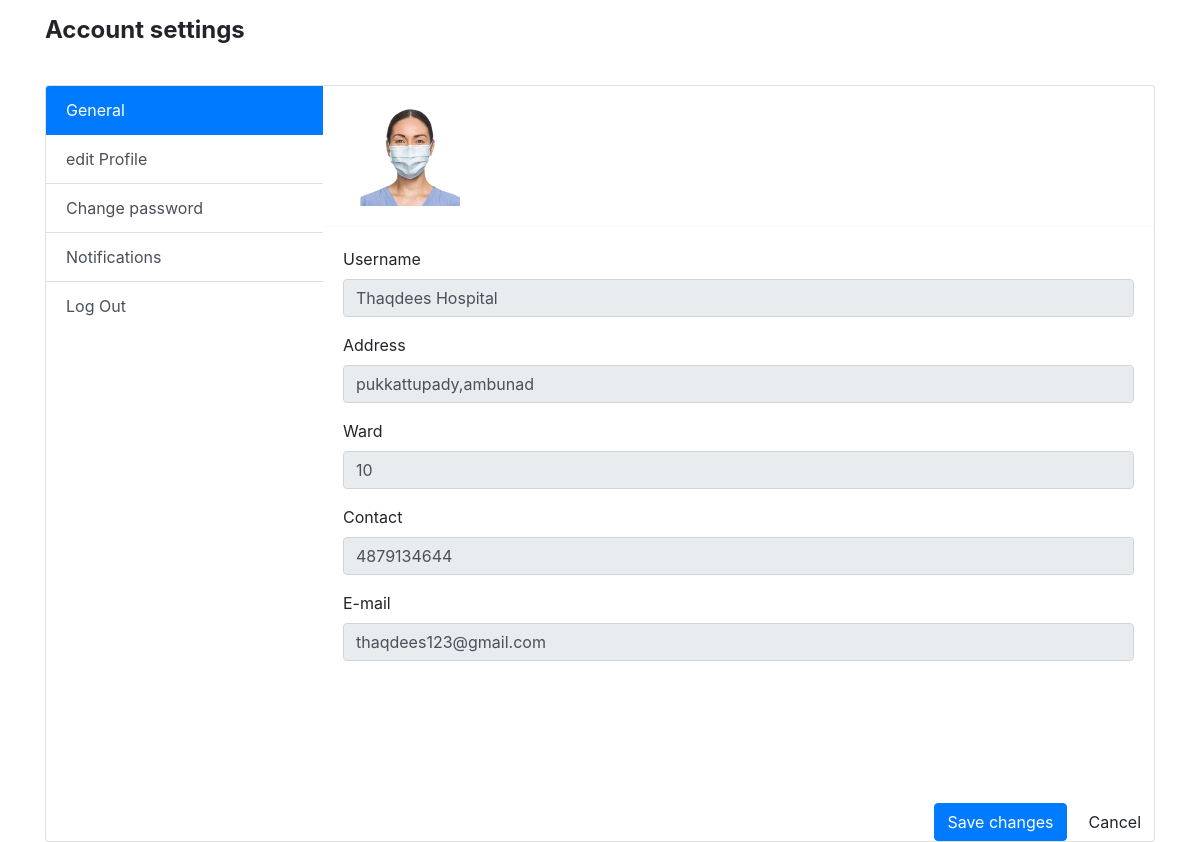
The page /Healthcenter/centreprofile/ (signed in) on the database as committed earlier.
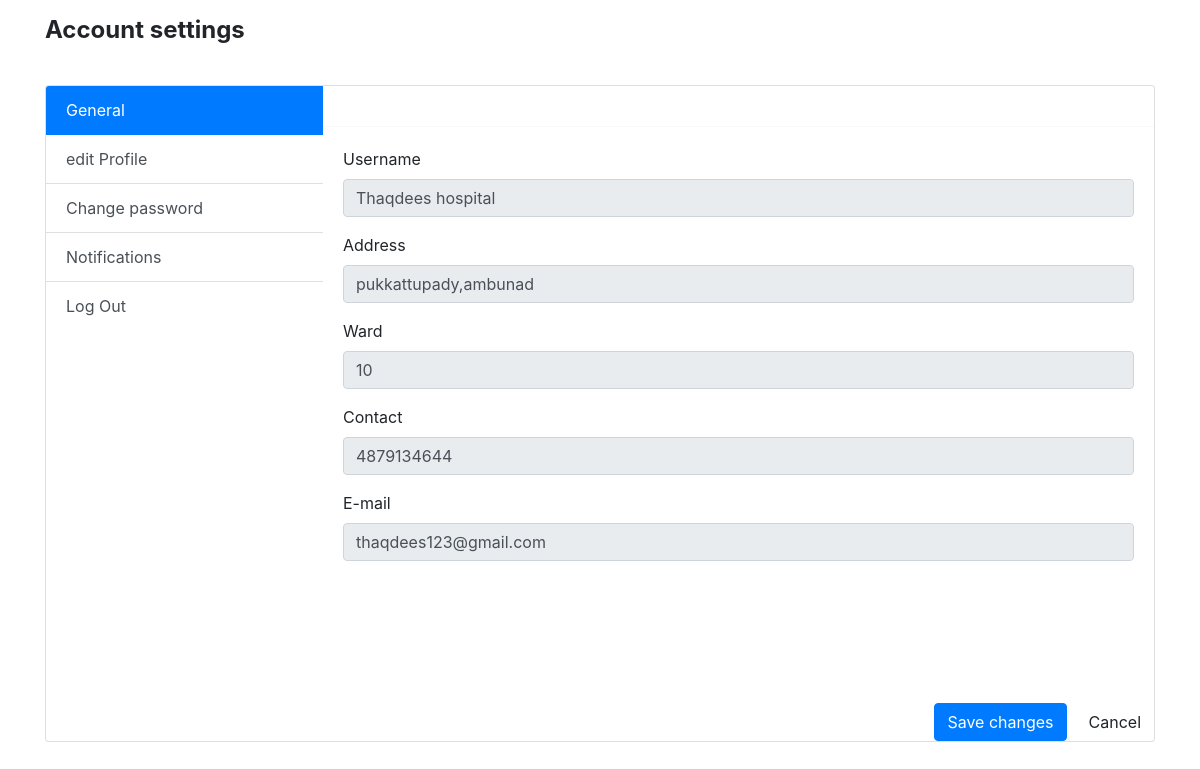
The same page on the database as committed later.
### Guest/models.py (models this page shows)
class tbl_healthcenter(models.Model):
    center_name = models.CharField(max_length=30)
    center_ward=models.ForeignKey(tbl_ward,on_delete=models.CASCADE,null=True)
    center_address = models.CharField(max_length=30)
    center_proof =  models.FileField(upload_to='images/')
    center_photo = models.FileField(upload_to='images/')
    center_email = models.CharField(max_length=30)
    center_password = models.CharField(max_length=30)

### Admin/models.py (models this page shows)
class tbl_ward(models.Model):
    panchayat=models.ForeignKey(tbl_panchayat,on_delete=models.CASCADE,null=True)
    ward_name=models.CharField(max_length=30)

### HealthCenter/views.py (the view)
# urls.py: path('centreprofile/',views.centreprofile,name='centreprofile'),
def centreprofile(request):
        Healthcenter = tbl_healthcenter.objects.get(id=request.session['cid'])
        return render(request,'Healthcenter/CenterProfile.html',{'profile':Healthcenter})

### HealthCenter/Templates/Healthcenter/CenterProfile.html (shortened to what this page needs)
<!DOCTYPE html>
{% load static %}
<html lang="en">
<head>
    <link rel="stylesheet" href="{% static 'style.css'%}">
<link href="https://cdn.jsdelivr.net/npm/bootstrap@4.5.0/dist/css/bootstrap.min.css" rel="stylesheet">
</head>
<body>
    <div class="container light-style flex-grow-1 container-p-y">
        <h4 class="font-weight-bold py-3 mb-4">
            Account settings
        </h4>
        <div class="card overflow-hidden">
            <div class="row no-gutters row-bordered row-border-light">
                <div class="col-md-3 pt-0">
                    <div class="list-group list-group-flush account-settings-links">
                        <a class="list-group-item list-group-item-action active"
                            href="{% url 'Healthcenter:centreprofile'%}">General</a>
                        <a class="list-group-item list-group-item-action"
                            href="{% url 'Healthcenter:centreedit'%}">edit Profile</a>
                        <a class="list-group-item list-group-item-action"
                            href="{% url 'Healthcenter:changepassword'%}">Change password</a>
                        <a class="list-group-item list-group-item-action"
                            href="#account-notifications">Notifications</a>
                        <a class="list-group-item list-group-item-action"
                            href="#account-notifications">Log Out</a>
                    </div>
                </div>
                <div class="col-md-9">
                    <div class="tab-content">
                        <div class="tab-pane fade active show" id="account-general">
                            <div class="card-body media align-items-center">
                                <img src="{{profile.center_photo.url}}" alt
                                    class="col-md-2 ">
                            </div>
                            <hr class="border-light m-0">
                            <div class="card-body">
                                <div class="form-group">
                                    <label class="form-label">Username</label>
                                    <input type="text" class="form-control mb-1" readonly value="{{profile.center_name}}">
                                </div>
                                <div class="form-group">
                                    <label class="form-label">Address</label>
                                    <input type="text" class="form-control" readonly value="{{profile.center_address}}">
                                </div>
                                <div class="form-group">
                                    <label class="form-label">Ward</label>
                                    <input type="number" class="form-control" readonly value="{{profile.center_ward.ward_name}}">
                                </div>
                                <div class="form-group">
                                    <label class="form-label">Contact</label>
                                    <input type="number" class="form-control" readonly value="4879134644">
                                </div>
                                <div class="form-group">
                                    <label class="form-label">E-mail</label>
                                    <input type="text" class="form-control mb-1" readonly value="{{profile.center_email}}">
                                </div>
                        </div>
                    </div>
                </div>
            </div>
        </div>
        <div class="text-right mt-3">
            <button type="button" class="btn btn-primary">Save changes</button>&nbsp;
            <button type="button" class="btn btn-default">Cancel</button>
        </div>
    </div>
</body>
</html>

Rows that differ between the two databases and show on the page:
changed tbl_healthcenter "pukkattupady,ambunad": center_name "Thaqdees Hospital" → "Thaqdees hospital"; center_photo: picture removed
